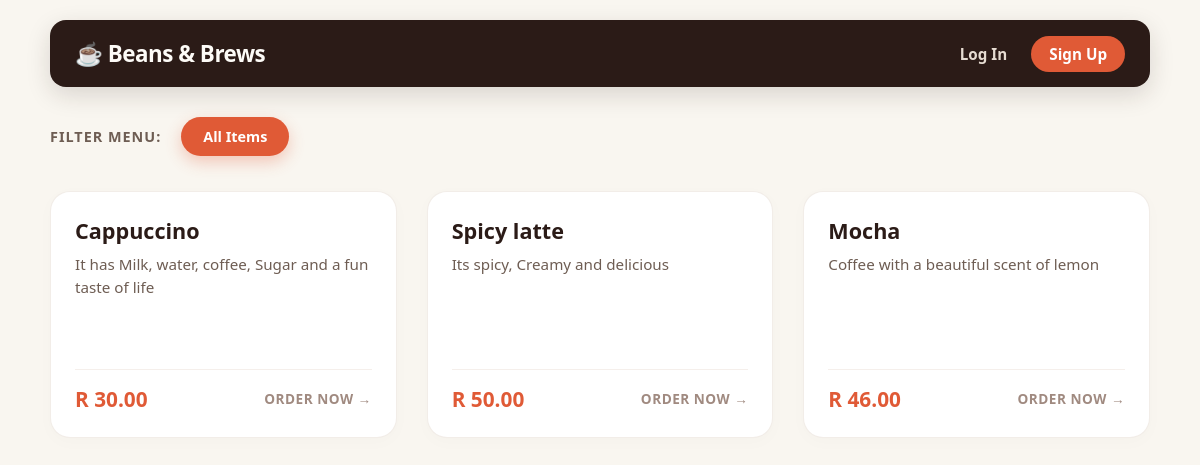
The page / on the database its author committed.
### menu/models.py (models this page shows, shortened)
class Drink(models.Model):
    category = models.ForeignKey(Category, on_delete=models.SET_NULL, null=True, blank=True, related_name='drinks')
    name = models.CharField(max_length=100)
    price = models.DecimalField(max_digits=5, decimal_places=2)
    description = models.TextField()
    is_available = models.BooleanField(default=True)
    image = models.ImageField(upload_to='drinks/', null=True, blank=True)

### menu/views.py (the view, shortened to what this page needs)
# urls.py: path('', views.home, name='home'),
def home(request, category_slug=None):
    all_drinks = Drink.objects.all()
    categories = Category.objects.all() # Fetch all categories for the filter nav
    selected_category = None
    usual_drink = None
    if category_slug:
        selected_category = get_object_or_404(Category, slug=category_slug)
        all_drinks = all_drinks.filter(category=selected_category)
    context = {
        'drinks': all_drinks,
        'categories': categories,
        'selected_category': selected_category,
        'usual_drink': usual_drink # Injected into template payload context
    }
    return render(request, 'menu/index.html', context)

### menu/Templates/menu/index.html (shortened to what this page needs)
{% load static %}
<!DOCTYPE html>
<html lang="en">
<head>
    <link rel="stylesheet" href="{% static 'menu/style.css' %}">
</head>
<body>
    <div class="app-container">
        <nav class="navbar">
            <div class="navbar-brand">☕ Beans & Brews</div>
            <div class="nav-links">
                {% if user.is_authenticated %}
                   <span style="color: #FDFBF7; margin-right: 15px; font-weight: 600;">Hello, {{ user.username }}!</span>
                    <a href="{% url 'my_orders' %}">My Orders</a>
                    <form action="{% url 'logout' %}" method="post" style="display: inline; margin-left: 20px;">
                        {% csrf_token %}
                        <button type="submit" class="logout-btn" style="background: none; border: none; cursor: pointer; font-family: inherit; font-size: inherit;">Logout</button>
                    </form>
                {% else %}
                    <a href="{% url 'login' %}">Log In</a>
                    <a href="{% url 'register' %}" class="signup-btn">Sign Up</a>
                {% endif %}
            </div>
        </nav>
        <div class="filter-bar">
            <span class="filter-label">Filter Menu:</span>
            <a href="{% url 'home' %}" class="filter-pill {% if not selected_category %}active{% endif %}">
               All Items
            </a>
        </div>
        <div class="menu-grid">
            {% for drink in drinks %}
                <a href="{% url 'drink_detail' drink.id %}" class="card-link">
                    <div class="drink-card">
                        <h3 class="drink-name">{{ drink.name }}</h3>
                        <p class="drink-desc">{{ drink.description }}</p>
                        <div class="drink-meta">
                            <span class="drink-price">R {{ drink.price }}</span>
                            <span class="view-badge">Order Now &rarr;</span>
                        </div>
                    </div>
                </a>
            {% endfor %}
        </div>
    </div>
</body>
</html>

### menu/static/menu/style.css (style rules this page uses)
* { margin: 0; padding: 0; box-shadow: border-box; font-family: 'Segoe UI', Tahoma, Geneva, Verdana, sans-serif; }
body { background-color: #F9F6F0; color: #2B1B17; padding: 20px; display: flex; justify-content: center; }
.app-container { width: 100%; max-width: 1100px; margin: 0 auto; }
.navbar { background-color: #2B1B17; padding: 18px 25px; border-radius: 16px; display: flex; justify-content: space-between; align-items: center; box-shadow: 0 8px 24px rgba(43, 27, 23, 0.15); margin-bottom: 30px; }
.navbar-brand { font-size: 1.4rem; font-weight: 800; color: #FDFBF7; letter-spacing: -0.5px; }
.nav-links a, .logout-btn { color: #E6DCD2; text-decoration: none; font-size: 0.95rem; font-weight: 600; margin-left: 20px; transition: color 0.2s ease; }
.nav-links .signup-btn { background-color: #E05A36; color: white; padding: 8px 18px; border-radius: 20px; }
.filter-bar { display: flex; gap: 12px; align-items: center; margin-bottom: 35px; flex-wrap: wrap; }
.filter-label { font-weight: 700; color: #6E5D53; font-size: 0.9rem; text-transform: uppercase; letter-spacing: 1px; margin-right: 8px; }
.filter-pill { text-decoration: none; padding: 10px 22px; border-radius: 25px; font-weight: 600; font-size: 0.9rem; transition: all 0.25s cubic-bezier(0.4, 0, 0.2, 1); background-color: #EFECE6; color: #55433C; }
.filter-pill.active { background-color: #E05A36; color: white; box-shadow: 0 6px 16px rgba(224, 90, 54, 0.3); }
.menu-grid { display: grid; grid-template-columns: repeat(auto-fill, minmax(280px, 1fr)); gap: 30px; }
.card-link { text-decoration: none; color: inherit; display: block; }
.drink-card { background: #FFFFFF; border-radius: 20px; padding: 24px; box-shadow: 0 4px 18px rgba(0,0,0,0.02); border: 1px solid rgba(230, 220, 210, 0.5); transition: all 0.3s cubic-bezier(0.4, 0, 0.2, 1); display: flex; flex-direction: column; height: 100%; }
.drink-name { font-size: 1.35rem; color: #2B1B17; margin-bottom: 8px; font-weight: 700; }
.drink-desc { color: #6E5D53; font-size: 0.95rem; line-height: 1.5; margin-bottom: 20px; flex-grow: 1; }
.drink-meta { display: flex; justify-content: space-between; align-items: center; border-top: 1px solid #F5EFEB; padding-top: 15px; }
.drink-price { color: #E05A36; font-weight: 700; font-size: 1.3rem; }
.view-badge { font-size: 0.85rem; font-weight: 700; color: #A08A80; text-transform: uppercase; letter-spacing: 0.5px; }

### rows shown on the page
Drink: name "Cappuccino", description "It has Milk, water, coffee, Sugar and a fun taste of life", price "30.00"
Drink: name "Spicy latte", description "Its spicy, Creamy and delicious", price "50.00"
Drink: name "Mocha", description "Coffee with a beautiful scent of lemon", price "46.00"
